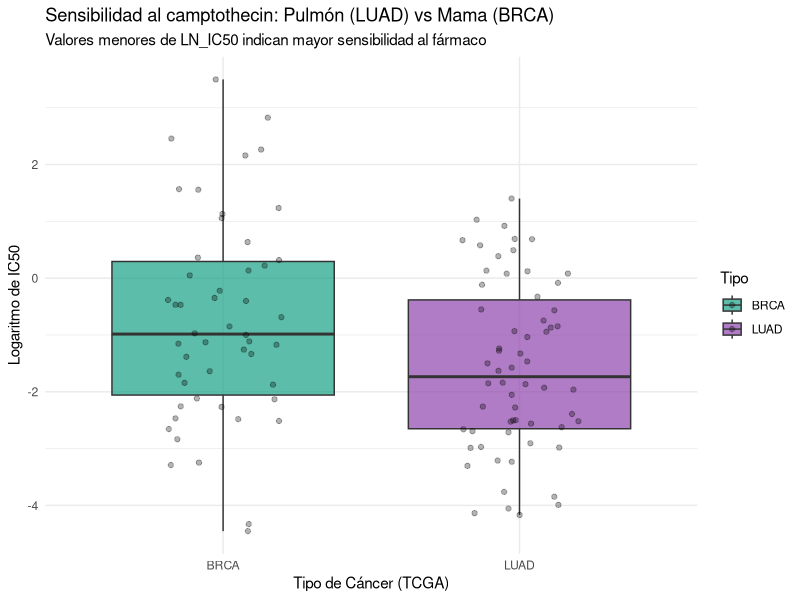

The R script that drew this image:
## ---- chunk 1
knitr::opts_chunk$set(echo = TRUE)
## ---- chunk 2

# Cargar los paquetes necesarios
library(dplyr)
library(ggplot2)
library(readxl)
## ---- chunk 3
library(readxl)
GDSC_DATASET <- read.csv("GDSC_DATASET_filtrado.csv") # importar datos que vamos a estudiar
View(GDSC_DATASET)
## ---- chunk 4
knitr::kable(head(GDSC_DATASET, 8), align = 'c', caption = "Tabla 1: Ocho primeras filas de los datos filtrados")
## ---- chunk 5
ggplot(GDSC_DATASET, aes(x = TCGA_DESC, y = LN_IC50, fill = TCGA_DESC)) + 
  geom_boxplot(alpha = 0.7) + # Dibuja las cajas. La linea negra en medio de la caja es la **mediana**. Si las cajas estan a alturas muy diferentes, es probable que haya una diferencia significativa
  geom_jitter(width = 0.2, alpha = 0.3) + # Muestra los puntos individuales de fondo
  theme_minimal() +
  labs(
    title = "Sensibilidad al camptothecin: Pulmón (LUAD) vs Mama (BRCA)",
    subtitle = "Valores menores de LN_IC50 indican mayor sensibilidad al fármaco",
    x = "Tipo de Cáncer (TCGA)",
    y = "Logaritmo de IC50",
    fill = "Tipo"
  ) +
  scale_fill_manual(values = c("LUAD" = "#8E44AD", "BRCA" = "#16A085"))
## ---- chunk 6
knitr::write_bib(c(.packages(), 'dplyr', 'ggplot2'), 'libraries.bib')

## ---- chunk 7
# Ejecutar el t-test
resultado_test <- t.test(LN_IC50 ~ TCGA_DESC, data = GDSC_DATASET)

# Mostrar resultados
print(resultado_test)
## ---- chunk 8
# Extraemos el p-valor para imprimirlo automáticamente en el texto
p_valor <- resultado_test$p.value

# Lógica para escribir la conclusión automática
decision <- ifelse(p_valor < 0.05, 
                   "rechazamos la hipótesis nula.", 
                   "no tenemos evidencia suficiente para rechazar la hipótesis nula.")

## ---- chunk 9
session <- sessionInfo()
print(session)
